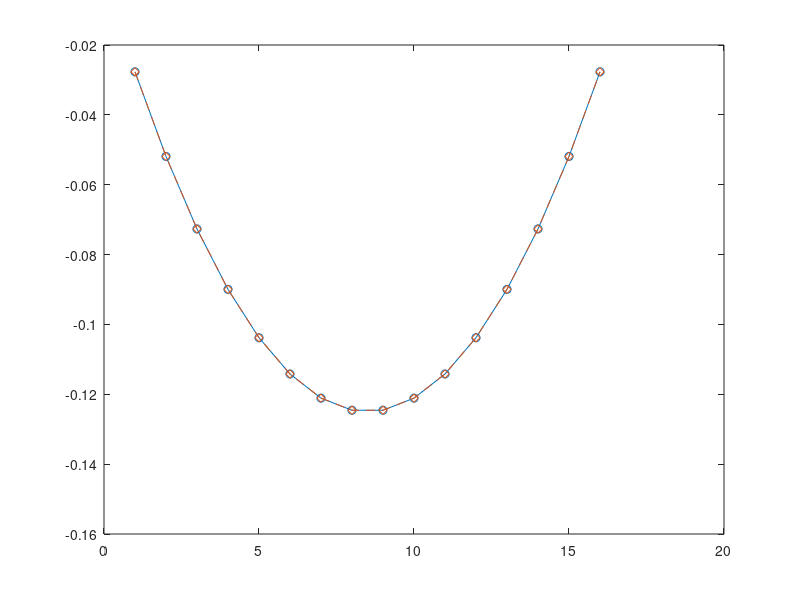

Write the MATLAB code that produced this figure.
close all;
n = 16;
f = ones(n, 1);
u = zeros(n, 1); % initial guess, zero initlal guess is common
dx = 1 / (n+1); % domain
for k = 1:1000
    u_k_p_1 = -dx.^2 / 2 * f;
    for i = 1:n
        if i < n
            u_k_p_1(i) = u_k_p_1(i) + u(i+1)/2;
        end
        if i > 1
            u_k_p_1(i) = u_k_p_1(i) + u(i-1)/2;

        end

    end
    u = u_k_p_1;
end
plot(u_k_p_1, 'o-')
r = f;
for i = 1:n
    if i > 1
        r(i) = r(i) - u(i-1) / dx^2;
    end
    if i < n
        r(i) = r(i) - u(i+1) / dx^2;
    end
    r(i) = r(i) + 2 * u(i) / dx^2;
end


% compare with exact solution
A = -2 * eye(n) / dx^2;
A = A + diag(ones(n-1, 1), -1) / dx^2;
A = A + diag(ones(n-1, 1), 1) / dx^2;
u_exact = A \ f;
hold on;
plot(u_exact, 'd--')

    